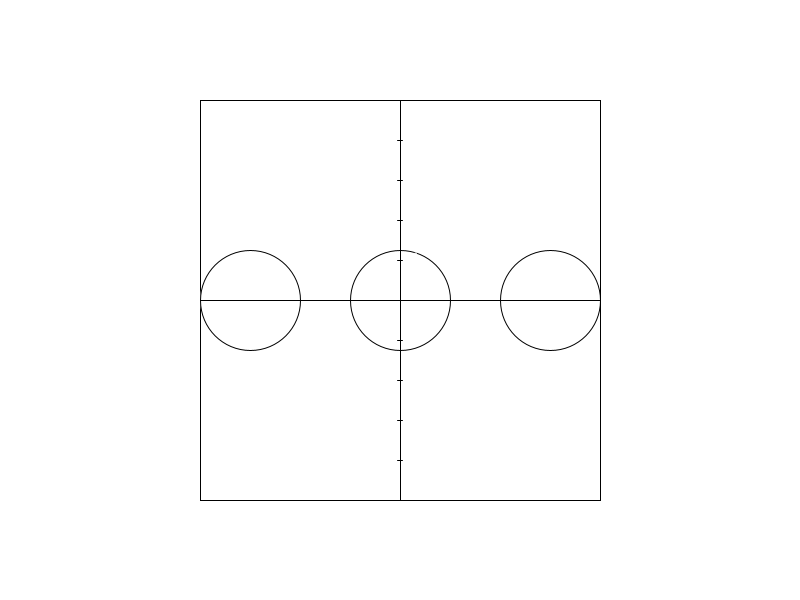
Frame 1 (no input)
Frame 60 (the mouse pressed at the canvas centre just before this capture): identical to frame 1, image omitted
Frame 120 (the mouse held since frame 60 and released just before this capture): identical to frame 1, image omitted

The Processing sketch that drew this single still picture (run headless with seeded random() and noise(); from frame 60 on, the mouse is pressed at the canvas centre):

// Processing sketch: Canvas
// ── Canvas.pde
Drawable[] shapes = {
  new Circle(new Point(-300, 0), 50),
  new Circle(new Point(-150, 0), 50),
  new Circle(new Point(0, 0), 50),
  new Circle(new Point(150, 0), 50),
  new Circle(new Point(300, 0), 50)
};

PanObserver[] observers = {
  new Grid()
};

Pan pan;

Point initialPoint = new Point(0, 0);
Point movedPoint = new Point(0, 0);

void setup()
{
  size(800, 600);
  background(255);

  pan = new Pan(
    new Point(width / 2, height / 2),
    400,
    400,
    shapes,
    observers
  );

  pan.display();
}

void draw()
{}

void mousePressed()
{
  initialPoint.setX(mouseX);
  initialPoint.setY(mouseY);
}

void mouseDragged() {
  movedPoint.setX(mouseX);
  movedPoint.setY(mouseY);

  pan.update(initialPoint, movedPoint);
  pan.display();

  initialPoint.setX(movedPoint.getX());
  initialPoint.setY(movedPoint.getY());
}

// ── Box.pde
class Box {
  private Point topLeft;
  private Point bottomRight;
  private Point center;
  private float boxWidth;
  private float boxHeight;

  Box(Point tl, Point br) {
    topLeft     = tl;
    bottomRight = br;
    boxWidth    = abs(br.getX() - tl.getX());
    boxHeight   = abs(tl.getY() - br.getY());

    center = new Point(
      br.getX() - boxWidth / 2,
      tl.getY() - boxHeight / 2
    );
  }

  boolean intersect(Box other) {
    boolean xSat = abs(this.getX() - other.getX()) * 2 < (this.getWidth() + other.getWidth());
    boolean ySat = abs(this.getY() - other.getY()) * 2 < (this.getHeight() + other.getHeight());

    System.out.println(this.getWidth() + " and " + other.getWidth());
    System.out.println("xsat: " + xSat + ", ysat: " + ySat);

    return xSat && ySat;
  }

  float getWidth() {
    return boxWidth;
  }

  float getHeight() {
    return boxHeight;
  }

  float getX() {
    return center.getX();
  }

  float getY() {
    return center.getY();
  }

  String toString() {
    return topLeft + " - " + bottomRight;
  }
}

// ── Circle.pde
class Circle implements Drawable {
  private Point center;
  private float radius;
  private Box box;

  Circle(Point c, float r) {
    center = c;
    radius = r;

    box = new Box(
      new Point(c.getX() - radius, c.getY() + radius),
      new Point(c.getX() + radius, c.getY() - radius)
    );
  }

  Box getBox() {
    return box;
  }

  void display(Pan pan) {
    Point actual = pan.convertLocalToActual(center);
    ellipse(actual.getX(), actual.getY(), radius * 2, radius * 2);
  }
}

// ── Drawable.pde
interface Drawable {
  Box getBox();
  void display(Pan pan);
}

// ── Grid.pde
class Grid implements PanObserver {
  Grid() {}

  void update(Pan pan) {
    Point start, end;

    start = pan.convertLocalToActual(new Point(
      pan.getLocalCenter().getX(),
      pan.getLocalCenter().getY() - pan.getLocalHeight() / 2
    ));

    end = pan.convertLocalToActual(new Point(
      pan.getLocalCenter().getX(),
      pan.getLocalCenter().getY() + pan.getLocalHeight() / 2
    ));

    line(start.getX(), start.getY(), end.getX(), end.getY());

    start = pan.convertLocalToActual(new Point(
      pan.getLocalCenter().getX() - pan.getLocalWidth() / 2,
      pan.getLocalCenter().getY()
    ));

    end = pan.convertLocalToActual(new Point(
      pan.getLocalCenter().getX() + pan.getLocalWidth() / 2,
      pan.getLocalCenter().getY()
    ));

    line(start.getX(), start.getY(), end.getX(), end.getY());

    float tickWidth = 5;
    int numTicks = 10;

    float xBin = pan.getLocalWidth() / numTicks;
    float yBin = pan.getLocalHeight() / numTicks;

    Point panCenter = pan.getLocalCenter();

    for (int i = 0; i < numTicks; i++) {
      start = pan.convertLocalToActual(new Point(
        panCenter.getX() - tickWidth / 2,
        panCenter.getY() + pan.getLocalHeight() / 2 - i * xBin
      ));

      end = pan.convertLocalToActual(new Point(
        panCenter.getX() + tickWidth / 2,
        panCenter.getY() + pan.getLocalHeight() / 2 - i * xBin
      ));

      line(start.getX(), start.getY(), end.getX(), end.getY());

      end = pan.convertLocalToActual(new Point(
        panCenter.getX() + tickWidth / 2 + 10,
        panCenter.getY() + pan.getLocalHeight() / 2 - i * xBin
      ));

      text("1", end.getX(), end.getY());

      System.out.println(end);
      //text(panCenter.getX() + i * xBin, end.getX(), end.getY());

      //System.out.println(panCenter.getX() + i * xBin);
    }
  }
}

// ── Pan.pde
class Pan {
  private Point posCenter;
  private float panWidth;
  private float panHeight;
  private Drawable[] shapes;
  private Box localBox;
  private float localHeight;
  private float localWidth;
  private Point localCenter;
  private float sensitivity;
  private PanObserver[] observers;

  Pan(Point c, float w, float h, Drawable[] shapes, PanObserver[] obs) {
    posCenter = c;
    panWidth = w;
    panHeight = h;
    this.shapes = shapes;

    localWidth = w;
    localHeight = h;
    localCenter = new Point(0, 0);

    localBox = new Box(
      new Point(-w / 2, h / 2),
      new Point(w / 2, -h / 2)
    );

    sensitivity = 1;

    observers = obs;
  }

  Point getLocalCenter() {
    return localCenter;
  }

  float getLocalWidth() {
    return localWidth;
  }

  float getLocalHeight() {
    return localHeight;
  }

  Point convertActualToLocal(Point point) {
    return point;
  }

  Point convertLocalToActual(Point point) {
    float xDiff = point.getX() - localCenter.getX();
    float yDiff = point.getY() - localCenter.getY();

    return new Point(posCenter.getX() + xDiff, posCenter.getY() + yDiff);
  }

  Box getBox() {
    return localBox;
  }

  void update(Point initial, Point current) {
    float xDiff = initial.getX() - current.getX();
    float yDiff = initial.getY() - current.getY();

    localCenter.setX(localCenter.getX() + xDiff * sensitivity);
    localCenter.setY(localCenter.getY() + yDiff * sensitivity);

    localBox = new Box(
      new Point(localCenter.getX() - localWidth / 2, localCenter.getY() + localHeight / 2),
      new Point(localCenter.getX() + localWidth / 2, localCenter.getY() - localHeight / 2)
    );
  }

  void display() {
    rect(
      posCenter.getX() - panWidth / 2,
      posCenter.getY() - panHeight / 2,
      panWidth,
      panHeight
    );

    clip(
      posCenter.getX() - panWidth / 2,
      posCenter.getY() - panHeight / 2,
      panWidth,
      panHeight
    );

    System.out.println("====START====");
    System.out.println(localBox);

    for (Drawable shape : shapes) {
      System.out.println(shape.getBox());
      if (!localBox.intersect(shape.getBox())) {
        continue;
      }

      shape.display(this);
    }

    for (PanObserver ob : observers) {
      ob.update(this);
    }
  }
}

// ── PanObserver.pde
interface PanObserver {
  void update(Pan pan);
}

// ── Point.pde
class Point {
  private float posX, posY;

  Point(float x, float y) {
    posX = x;
    posY = y;
  }

  float getX() {
    return posX;
  }

  float getY() {
    return posY;
  }

  void setX(float x) {
    posX = x;
  }

  void setY(float y) {
    posY = y;
  }

  String toString() {
    return "(" + posX + "," + posY + ")";
  }
}

// ── TextBox.pde
class TextBox{
 Point topLeft;
 int wide;
 int high;
 Drawable currentShape;
 
 TextBox(Point xy, int w, int h){
  this.topLeft = xy; 
  this.wide = w;
  this.high = h;
 }
 
 void updateShape(Drawable Shape){
  this.currentShape = Shape; 
 }
 
 void update(){
   
 }
 
 void display(){
   
 }
 

}
